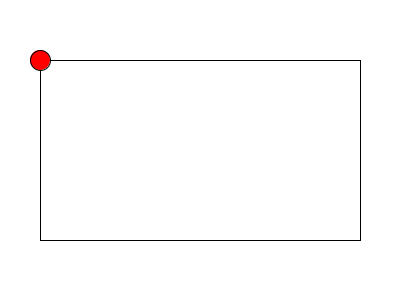
Frame 1 (no input)
Frame 60 (the mouse pressed at the canvas centre just before this capture): identical to frame 1, image omitted
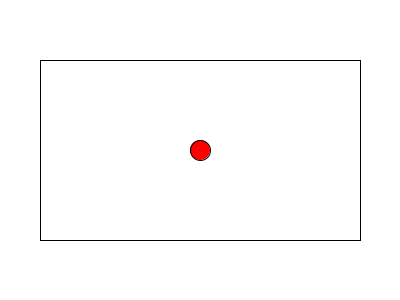
Frame 120 (the mouse held since frame 60 and released just before this capture)

The Processing sketch that drew these frames (run headless with seeded random() and noise(); from frame 60 on, the mouse is pressed at the canvas centre):

// Processing sketch: Exercicio_1
// ── Exercicio_1.pde
float x, y;

void setup() {
    size(400, 300);
    rectMode(CENTER);
}

void draw() {
    background(255);
    fill(255);
    rect(width/2, height/2, 320, 180);
    fill(255, 0, 0);
    // Utilizando map:
    x = map(mouseX, 0, width, (width/2)-160, (width/2)+160);
    y = map(mouseY, 0, height, (height/2)-90, (height/2)+90);

    circle(x, y, 20);
}
